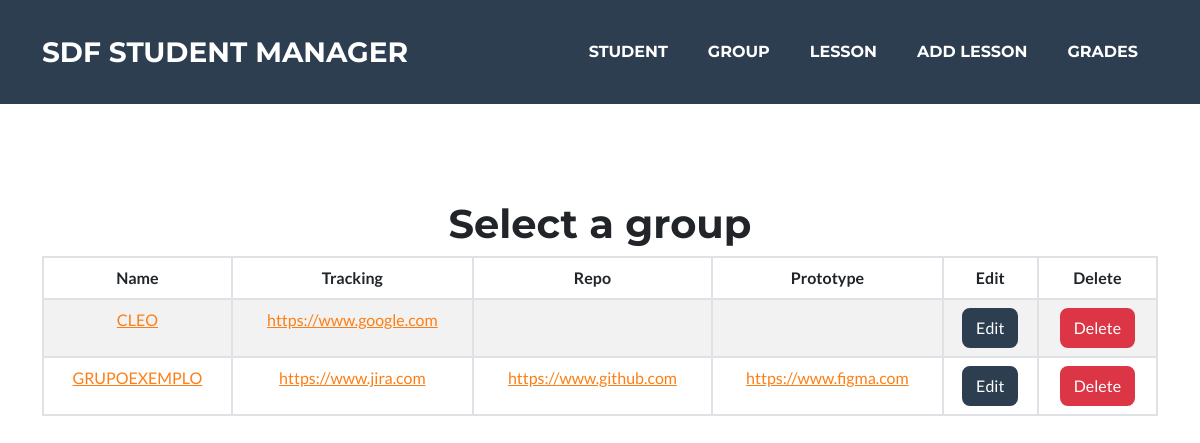
The app's page /group/select/ with its own data.
### presence_count/models.py (models this page shows, shortened)
class Group(models.Model):
    name = models.CharField(max_length=100)
    tracking = models.URLField(blank=True)
    repo = models.URLField(blank=True)
    prototype = models.URLField(blank=True)
    description = models.TextField(max_length=512, blank=True)

### presence_count/views.py (the view)
# urls.py: path('group/select/', views.select_group, name='select_group'),
def select_group(request):
    groups = Group.objects.all()
    context = {'groups': groups}
    return render(request, 'group/group_manager.html', context)

### presence_count/templates/group/group_manager.html
{% extends 'base.html' %}
{% block body %}
<header class="masthead text-center">
    <div class="container d-flex flex-column">
        <h1>Select a group</h1>
        <table class="table table-striped table-hover table-bordered">
            <thead>
                <tr>
                    <th scope="col">Name</th>
                    <th scope="col">Tracking</th>
                    <th scope="col">Repo</th>
                    <th scope="col">Prototype</th>
                    <th scope="col">Edit</th>
                    <th scope="col">Delete</th>
                </tr>
            </thead>
            <tbody>
                {% for group in groups %}
                <tr>
                    <td><a href="{% url 'presence_count:view_group' group.id %}" target="_blank">{{group.name}}</a></td>
                    <td><a href="{{group.tracking}}" target="_blank">{{group.tracking}}</a></td>
                    <td><a href="{{group.repo}}" target="_blank">{{group.repo}}</a></td>
                    <td><a href="{{group.prototype}}" target="_blank">{{group.prototype}}</a></td>
                    <td><a href="{% url 'presence_count:edit_group' group.id %}" class="btn btn-secondary">Edit</a></td>
                    <td><a href="{% url 'presence_count:confirm_delete_group' group.id %}" class="btn btn-danger">Delete</a></td>
                </tr>
                {% endfor %}
            </tbody>
        </table>
    </div>
</header>
{% endblock %}

### records on screen
Group: name "CLEO", tracking "https://www.google.com"
Group: name "GRUPOEXEMPLO", tracking "https://www.jira.com", repo "https://www.github.com", prototype "https://www.figma.com"
